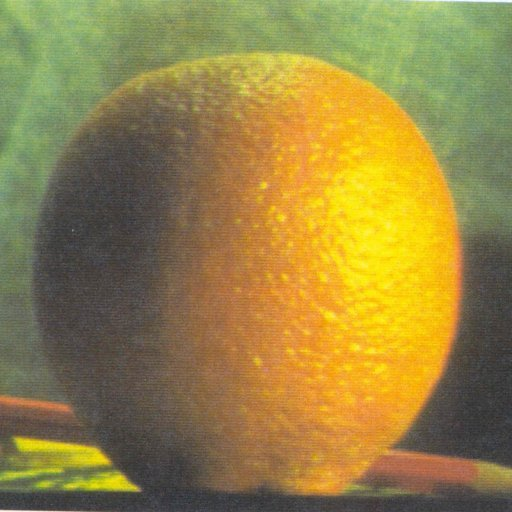
%> input picture vision/Laplacian/orange.png, 512 x 512 px
$ octave laplacianpyr.m   (GNU Octave 9; MATLAB toolbox functions it lacks are replaced by stand-ins)
%> lines starting %> are read from the running program, lines starting %| are printed output that depends on the picture
clear all;
close all;
clc;

% loading the image
I = im2double(imread('orange.png'));
% depth of the pyramids
depth = 5;

% we build the Gaussian pyramid


    % Input:
    % I: the input image
    % depth: number of levels of the Laplacian pyramid
    % Output:
    % L: a cell containing all the levels of the Laplacian pyramid

    % Please follow the instructions to fill in the missing commands.

    L = cell(1,depth);

    % 1) Create a Gaussian pyramid
    % Use the function you already created.
    G=gausspyr(I,depth);
%> the loop in gausspyr, `for i = 1:depth` made 5 passes
%> pass 3, in reduce (call 2), `nI=imfilter(I,h,'conv');`:
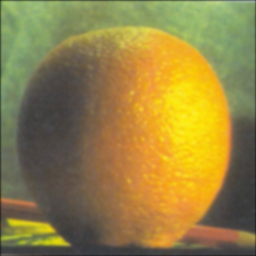
%> nI: size 256x256x3 double; mean R, G, B 0.586, 0.514, 0.269
%> after the loop in gausspyr, `for i = 1:depth`: G = 5 items
%> G = 5 items

    % 2) Create a pyramid, where each level is the corresponding level of
    % the Gaussian pyramid minus the expanded version of the next level of
    % the Gaussian pyramid.
    % Remember that the last level of the Laplacian pyramid is the same as
    % the last level of the Gaussian pyramid.
    %{
    for p = depth-1:-1:1 % adjust the image size
	osz = size(G{p+1})*2-1;
	G{p} = G{p}(1:osz(1),1:osz(2),:);
    end
    %}


    for i = 1:depth
        if i < depth
            L{i} = G{i} - expand(G{i+1});% same level of Gaussian pyramid minus the expanded version of next level
        else
            L{i} = G{i};% same level of Gaussian pyramid
        end
    end
%> this loop made 5 passes
%> (nr in expand, nc in expand) on passes 1 to 4: (256, 256), (128, 128), (64, 64), (32, 32)
%> pass 2, in expand (call 2), `g=4*imfilter(J,h,'conv');`:
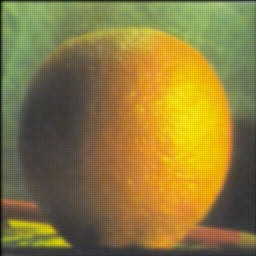
%> g: size 256x256x3 double; mean R, G, B 0.584, 0.512, 0.267; drawn with min black and max white
%> after the loop, L = 5 items


function G = gausspyr(I,depth)

    % Input:
    % I: the input image
    % depth: number of levels of the Gaussian pyramid
    % Output:
    % G: a cell containing all the levels of the Gaussian pyramid

    % Please follow the instructions to fill in the missing commands.

    G = cell(1,depth);

    % 1) Create a pyramid, where the first level is the original image
    % and every subsequent level is the reduced version of the previous level
    for i = 1:depth
        if i == 1
            G{i} = I ; % original image
        else
            G{i} = reduce(G{i-1});  % reduced version of the previous level
        end
    end

end

function g = reduce(I)

    % Add your code from the previous step

    h=fspecial('gaussian',[5,5],1);

    % 2) Convolve the input image with the filter kernel (MATLAB command imfilter)
    % Tip: Use the default settings of imfilter
    nI=imfilter(I,h,'conv');


    % 3) Subsample the image by a factor of 2
    % i.e., keep only 1st, 3rd, 5th, .. rows and columns
    [nr,nc,nb]=size(nI);
    g=zeros(ceil(nr./2),ceil(nc./2),nb);
    r=ceil(nr./2);c=ceil(nc./2);
    for i=1:r
        for j=1:c
            for b=1:nb
                g(i,j,b)=nI(2*i-1,2*j-1,b);
            end
        end
    end

end

function g = expand(I)

    % Add your code from the previous step


    % Input:
    % I: the input image
    % Output:
    % g: the image after the expand operation

    % Please follow the instructions to fill in the missing commands.

    % 1) Create the expanded image.
    % The new image should be twice the size of the original image.
    % So, for an n x n image you will create an empty 2n x 2n image
    % Fill every second row and column with the rows and columns of the original image
    % i.e., 1st row of I -> 1st row of expanded image
    %       2nd row of I -> 3rd row of expanded image
    %       3rd row of I -> 5th row of expanded image, and so on

    [nr,nc,nb]=size(I);
    J=zeros(2*nr,2*nc,nb);
    for i=1:nr
        for j=1:nc
            for b=1:nb
                J(2*i,2*j,b)=I(i,j,b);
            end
        end
    end


    % 2) Create a Gaussian kernel of size 5x5 and
    % standard deviation equal to 1 (MATLAB command fspecial)
    h=fspecial('gaussian',[5,5],1);

    % 3) Convolve the input image with the filter kernel (MATLAB command imfilter)
    % Tip: Use the default settings of imfilter
    % Remember to multiply the output of the filtering with a factor of 4

    g=4*imfilter(J,h,'conv');


end

$ run again, with vision/Laplacian/apple.png copied over vision/Laplacian/orange.png
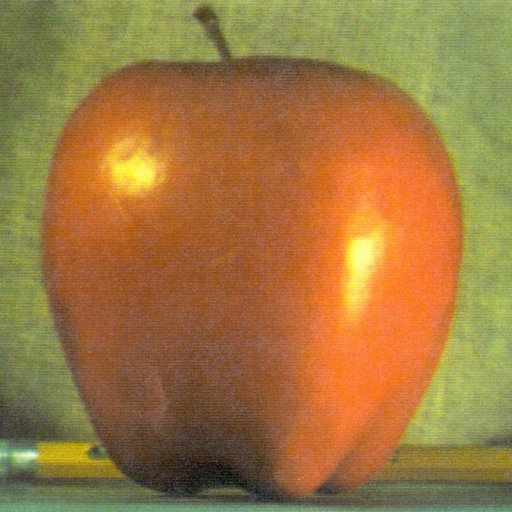
%> input picture vision/Laplacian/apple.png, 512 x 512 px
%> the loop in gausspyr, `for i = 1:depth` made 5 passes
%> pass 3, in reduce (call 2), `nI=imfilter(I,h,'conv');`:
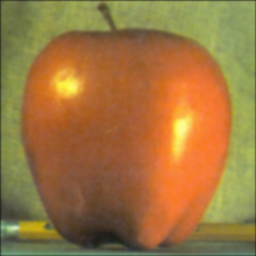
%> nI: size 256x256x3 double; mean R, G, B 0.62, 0.465, 0.251
%> after the loop in gausspyr, `for i = 1:depth`: G = 5 items
%> the loop `for i = 1:depth` made 5 passes
%> (nr in expand, nc in expand) on passes 1 to 4: (256, 256), (128, 128), (64, 64), (32, 32)
%> pass 2, in expand (call 2), `g=4*imfilter(J,h,'conv');`:
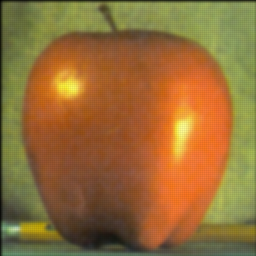
%> g: size 256x256x3 double; mean R, G, B 0.617, 0.462, 0.249; drawn with min black and max white
